Frame 1 (no input): blank canvas, image omitted
Frame 60 (no input): blank canvas, image omitted
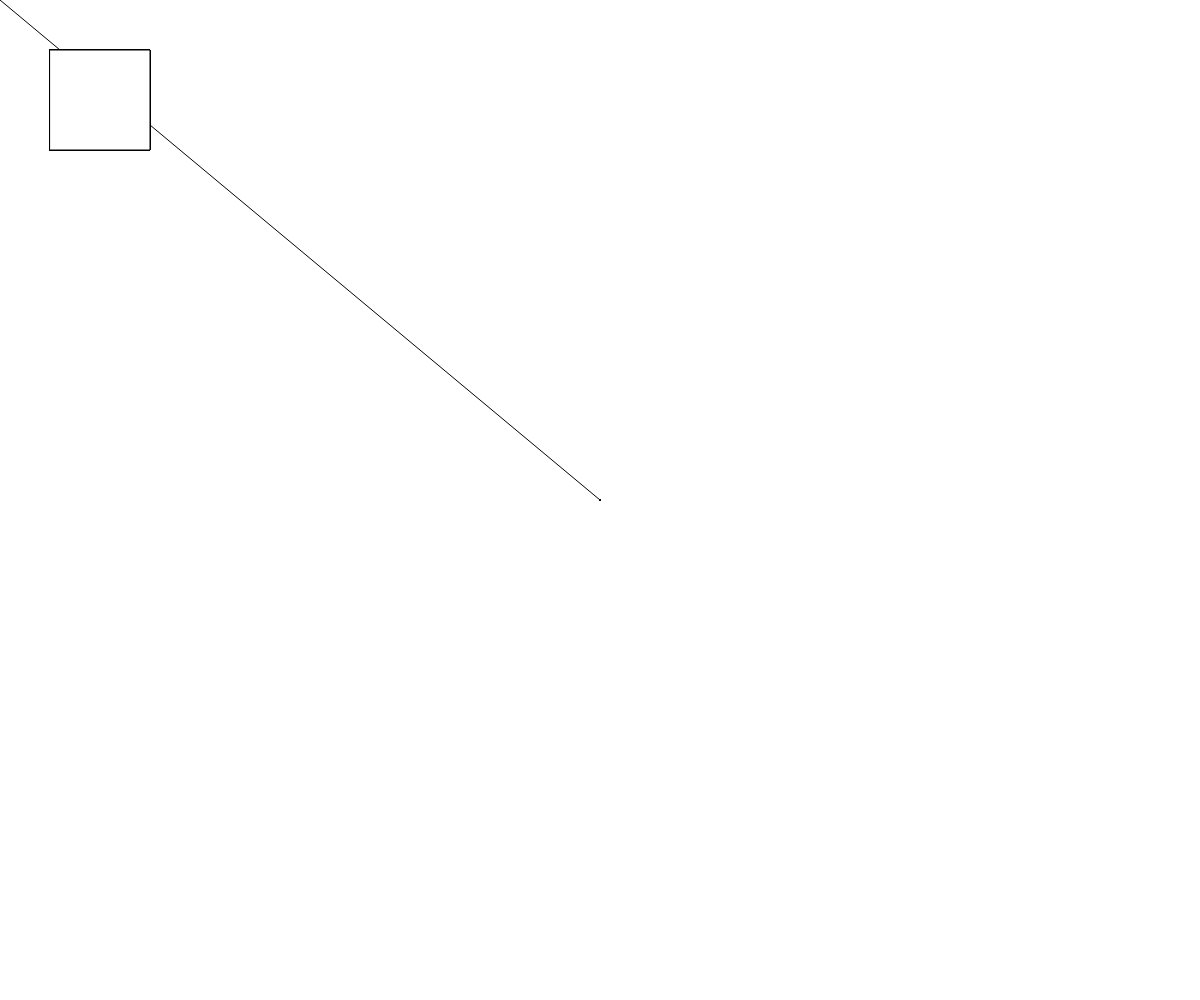
Frame 120 (the mouse pressed at the canvas centre since frame 60)

The p5.js sketch whose frames 1 and 60 were blank and that drew this single picture after the mouse press (run headless with seeded random() and noise() and a simulated clock; from frame 60 on, the mouse is pressed at the canvas centre):

// p5.js sketch
// ── sketch.js
function setup() {
  createCanvas(windowWidth, windowHeight);
}

function draw() {
  fill(255);
  rect(50, 50, 100, 100);

  if(mouseIsPressed == true) {
    line(mouseX, mouseY, pmouseX, pmouseY);
  }

  if(mouseIsPressed && mouseX > 50 && mouseX < 150 && mouseY > 50 && mouseY < 150) {
    background(255);
  }
}
